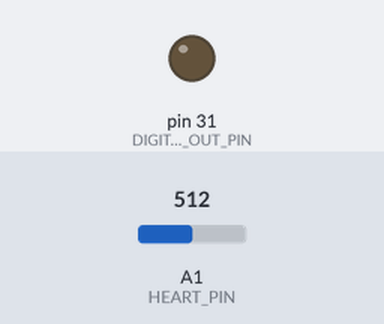
Simulated run of this sketch. Board: Arduino Mega 2560, built with avr-gcc and run on an emulated ATmega2560. Parts: output pins drawn as LEDs (lit = HIGH). The test bench sets the inputs (shaded band); at power-on: A1 (HEART_PIN) = 512. Random numbers use the default seed unless the sketch sets one; what the sketch prints to the serial monitor is not drawn.

Above: at 1.2 s.
1.3 s: A1 (HEART_PIN) set to 716
Timing chart, 0 to 4.3 s (numbered marks = the images above; inputs shaded):
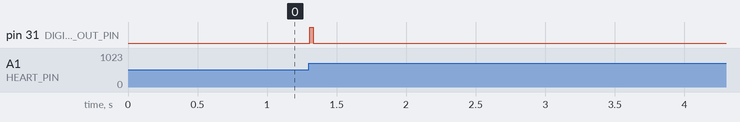

Measured:
- after the input at 1.3 s, pin 31 (DIGITAL_OUT_PIN): LOW → HIGH at once, → LOW 0.03 s later

The sketch:

ECG_V2.ino
```cpp
/* ----- TODO -----
- Min IBI: 400ms [variable] (ignore peaks in that peroiod)
----- END TODO ----- */

// ----- Settings -----
// pin numbers
const int TONE_PIN = 2;
const int HEART_PIN = A1;
const int DIGITAL_OUT_PIN = 31;

// live data output settings
const bool SERIAL_OUT = true;         // write data to serial/usb on each loop iteration
const bool SERIAL_OUT_ONLY_PEAK = false; // ignore time and ecg when using serial out
const bool INTERNALS_TO_SERIAL = false; // write filtered signals and adaptive thresh to serial
const bool DIGITAL_OUT = true;         // write peaks to digital output pin
const bool USE_HIGH_WINDOW = true;
const int HIGH_WINDOW = 10; // period of time that output stays high after changing from 0 to 1

// Piezo sound settings
bool PLAY_SOUND = false; /* You can define if you want to activate (true) or deactivate (false) your soundbuzzer. */
int SOUND_FREQ = 1000;   // The frequency of the sound
int SOUND_DURATION = 20; // The duration of the sound in millisconds
// ----- End Settings -----

// ----- Libraries -----
// If you get a compiler error here, you do not have this library. Go to "Tools" --> "Manage libraries" and copy the library name in the field on the top and install it.
#include <ResponsiveAnalogRead.h>
#include <SPI.h>
#include <SD.h>
#include <Adafruit_GFX.h>
// ----- End Libraries -----

// ----- Constants -----
#define HP_CONSTANT ((float)1 / (float)M)
#define RAND_RESOLUTION 100000000
// ----- End Constants -----

// ----- Pan-Tompkins Algorithm Parameters -----
#define M 5         // Here you can change the size for the Highpass filter
#define N 30        // Here you can change the size for the Lowpass filter
#define winSize 250 // this value defines the windowsize which effects the sensitivity of the QRS-detection. May need adjustments depending on your sample size. If you use a lower sampling rate, a lower windowSize might yield  better results.
// ----- End Pan-Tompkins Algorithm Parameters -----

// ----- Pan-Tompkins algorithm -----
// adapted from https://github.com/blakeMilner/real_time_QRS_detection

// circular buffer for input ecg signal
// we need to keep a history of M + 1 samples for HP filter
float ecgBuffer[M + 1] = {0};
int ecgBufferIndex_write = 0;
int ecgBufferIndex_read = 0;

// circular buffer for input ecg signal
// we need to keep a history of N+1 samples for LP filter
float hpfBuffer[N + 1] = {0};
int hpfBufferIndex_write = 0;
int hpfBufferIndex_read = 0;

// LP filter outputs a single point for every input point
// This goes straight to adaptive filtering for evaluation
float ecgSampleFiltered = 0;

// running sums for HP and LP filters, values shifted in FILO
float hpfSum = 0;
float lpfSum = 0;

// variables for adaptive thresholding
float adaptiveThreshold = 0;
bool qrsTriggered = false;
int qrsTriggeredLoopCounter = 0;
float maxSampleInWindow = 0;
int indexInWindow = 0;

// number of starting iterations, used determine when moving windows are filled
int numIterationsInWindow = 0;

// qrs trigger
bool qrsDetected = false;

// detection algorithm
bool detectQRS(float currentEcgSample)
{
  // copy new point into circular buffer, increment index
  ecgBuffer[ecgBufferIndex_write++] = currentEcgSample;
  ecgBufferIndex_write %= (M + 1);

  // temp variable
  int ecgBufferIndex_tmp = 0;

  // High pass filtering (HPF)
  if (numIterationsInWindow < M)
  {
    // first fill buffer with enough points for HP filter
    hpfSum += ecgBuffer[ecgBufferIndex_read];
    hpfBuffer[hpfBufferIndex_write] = 0;
  }
  else
  {
    hpfSum += ecgBuffer[ecgBufferIndex_read];

    ecgBufferIndex_tmp = ecgBufferIndex_read - M;
    if (ecgBufferIndex_tmp < 0)
      ecgBufferIndex_tmp += M + 1;

    hpfSum -= ecgBuffer[ecgBufferIndex_tmp];

    float y1 = 0;
    float y2 = 0;

    ecgBufferIndex_tmp = (ecgBufferIndex_read - ((M + 1) / 2));
    if (ecgBufferIndex_tmp < 0)
      ecgBufferIndex_tmp += M + 1;

    y2 = ecgBuffer[ecgBufferIndex_tmp];

    y1 = HP_CONSTANT * hpfSum;

    hpfBuffer[hpfBufferIndex_write] = y2 - y1;
  }

  // done reading ECG buffer, increment position
  ecgBufferIndex_read++;
  ecgBufferIndex_read %= (M + 1);

  // done writing to HP buffer, increment position
  hpfBufferIndex_write++;
  hpfBufferIndex_write %= (N + 1);

  // Low pass filtering (LPF)
  // shift in new sample from high pass filter
  lpfSum += hpfBuffer[hpfBufferIndex_read] * hpfBuffer[hpfBufferIndex_read];

  if (numIterationsInWindow < N)
  {
    // first fill buffer with enough points for LP filter
    ecgSampleFiltered = 0;
  }
  else
  {
    // shift out oldest data point
    ecgBufferIndex_tmp = hpfBufferIndex_read - N;
    if (ecgBufferIndex_tmp < 0)
    {
      ecgBufferIndex_tmp += (N + 1);
    }
    lpfSum -= hpfBuffer[ecgBufferIndex_tmp] * hpfBuffer[ecgBufferIndex_tmp];

    ecgSampleFiltered = lpfSum;
  }

  // done reading HP buffer, increment position
  hpfBufferIndex_read++;
  hpfBufferIndex_read %= (N + 1);

  // Adapative thresholding for beat detection
  // set initial threshold
  if (numIterationsInWindow < winSize)
  {
    if (ecgSampleFiltered > adaptiveThreshold)
    {
      adaptiveThreshold = ecgSampleFiltered;
    }
    numIterationsInWindow++;
  }

  // check if detection hold off period has passed
  if (qrsTriggered == true)
  {
    qrsTriggeredLoopCounter++;
    if (qrsTriggeredLoopCounter >= 100)
    {
      qrsTriggered = false;
      qrsTriggeredLoopCounter = 0;
    }
  }

  // find if we have a new max
  if (ecgSampleFiltered > maxSampleInWindow)
    maxSampleInWindow = ecgSampleFiltered;

  // find if we are above adaptive threshold: if yes, peak has been detected
  if (ecgSampleFiltered > adaptiveThreshold && !qrsTriggered)
  {
    qrsTriggered = true;
    return true;
  }

  // adjust adaptive threshold using max of sample in previous window
  if (indexInWindow++ >= winSize)
  {
    // weighting factor for determining the contribution of
    // the current peak value to the threshold adjustment
    float gamma = 0.4;

    // forgetting factor: rate at which we forget old observations
    // choose a random value between 0.01 and 0.1 for this,
    float alpha = 0.1 + (((float)random(0, RAND_RESOLUTION) / (float)(RAND_RESOLUTION)) * ((0.1 - 0.01)));

    // compute new threshold
    adaptiveThreshold = alpha * gamma * maxSampleInWindow + (1 - alpha) * adaptiveThreshold;

    // reset current window index
    indexInWindow = 0;
    maxSampleInWindow = -10000000;
  }

  // return false if we didn't detect a new QRS
  return false;
}
// ----- End Pan-Tompkins algorithm -----

// ----- Initialization -----
// enable responsive analog read on the ECG pin
ResponsiveAnalogRead analog(HEART_PIN, true);

// calculation of time between QRS interval
int timeCprRead1_millis = 0;
int timeCprRead2_millis = 0;
int timeCPR = 0;
float cprInterval_millis;
int currentEcgSample;

// timing of peaks
unsigned long timeCurrentPeak_micros = 0; // time at which last QRS was found
unsigned long timePreviousPeak = 0;       // time at which QRS before last was found
unsigned long currentMicros = 0;          // current time
unsigned long timeRRPeak_millis = 0;

// loop timing
float lastLoopDuration_millis = 0;

// sound timing
unsigned long timeLastSoundStart_millis = 0;

// data output counters
int highWindowCounter = 0;
// ----- End Initialization -----

// ----- Setup -----
void setup()
{
  Serial.begin(115200);
  if (DIGITAL_OUT)
  {
    pinMode(DIGITAL_OUT_PIN, OUTPUT);
  }
}
// ----- End Setup -----

// ----- Loop -----
void loop()
{
  delay(2);

  // update time
  currentMicros = micros();

  // update ecg sample
  int currentEcgSample = analogRead(HEART_PIN);

  // Write data to serial: <peak>,<ecg>,<time>
  if (SERIAL_OUT)
  {
    Serial.print(int(qrsDetected));
    if(!SERIAL_OUT_ONLY_PEAK)
    {
      Serial.print(",");
      Serial.print(currentEcgSample);
      Serial.print(",");
      Serial.print(millis());
    }
    Serial.println();
  }

  // write internal signals to serial (for testing)
  if (INTERNALS_TO_SERIAL)
  {
    Serial.print(ecgSampleFiltered);
    Serial.print(",");
    Serial.print(adaptiveThreshold);
    Serial.println();
  }

  // write to digital output pin
  if (DIGITAL_OUT)
  {
    // write output using windowed method (stay high for a couple of loops after qrs has been detected)
    if (USE_HIGH_WINDOW)
    {
      // update high window
      if (qrsDetected)
      {
        highWindowCounter = HIGH_WINDOW;
      }
      else if (highWindowCounter > 0)
      {
        highWindowCounter -= 1;
      }
      digitalWrite(DIGITAL_OUT_PIN, highWindowCounter > 0);
    }
    // write qrs without window method (write peak only in a single loop)
    else
    {
      digitalWrite(DIGITAL_OUT_PIN, qrsDetected ? HIGH : LOW);
    }
  }

  // update peak detection algorithm
  qrsDetected = detectQRS(currentEcgSample);
  if (qrsDetected)
  {
    timeCurrentPeak_micros = micros();
    timeRRPeak_millis = millis();
    timeCprRead2_millis = timeCprRead1_millis;
    timeCprRead1_millis = millis();
    cprInterval_millis = timeCprRead1_millis - timeCprRead2_millis;
  }

  // play a sound if peak is detected (during multiple loop iterations)
  if (lastLoopDuration_millis > cprInterval_millis && PLAY_SOUND == true)
  {
    tone(TONE_PIN, SOUND_FREQ, SOUND_DURATION);
    timeLastSoundStart_millis = millis();
  }
  lastLoopDuration_millis = millis() - timeLastSoundStart_millis;
}
// ----- End Loop -----
```
